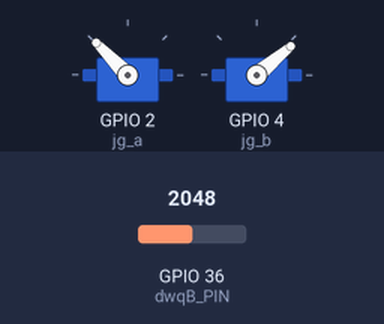
Bench run of a sketch on a simulated ESP32. Shown: 2 × servo. Inputs (shaded band) come from the test bench; at power-on: GPIO 36 (dwqB_PIN) = 2048. What the sketch prints to the serial monitor is not drawn.

Above: at 1.2 s.
1.3 s: GPIO 36 (dwqB_PIN) set to 2866
At 2.5 s:
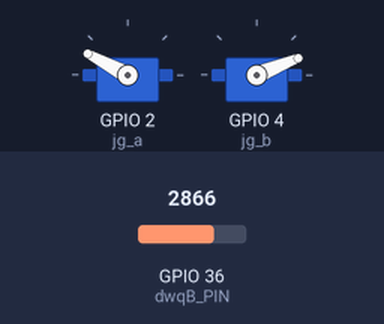
2.8 s: GPIO 36 (dwqB_PIN) set to 3603
At 3.7 s:
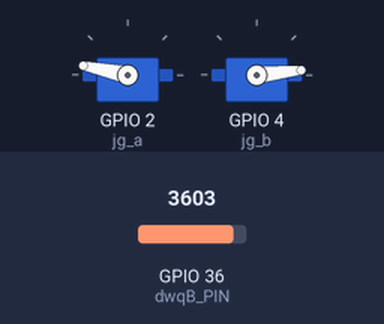
4.3 s: GPIO 36 (dwqB_PIN) set to 1228
At 4.9 s:
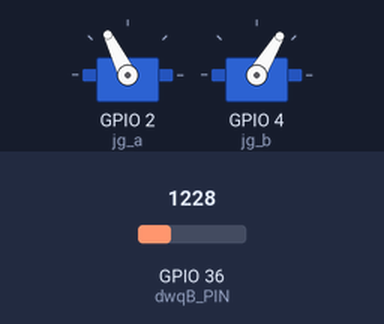
5.8 s: GPIO 36 (dwqB_PIN) set to 491
At 7.0 s:
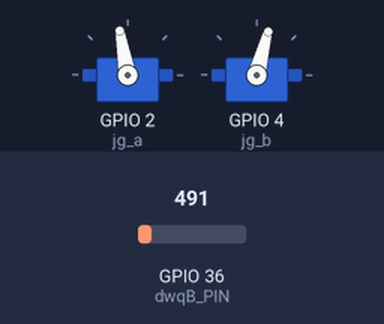
7.3 s: GPIO 36 (dwqB_PIN) set to 0
At 8.4 s:
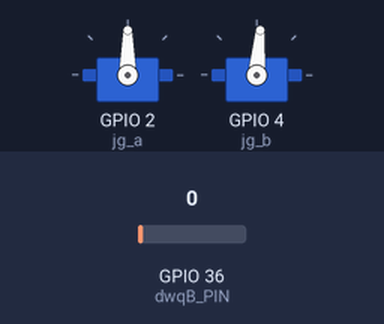
8.8 s: GPIO 36 (dwqB_PIN) set to 2047
At 9.5 s:
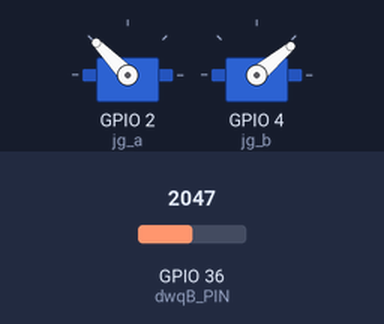
Timing chart, 0 to 11.3 s (numbered marks = the images above; inputs shaded):
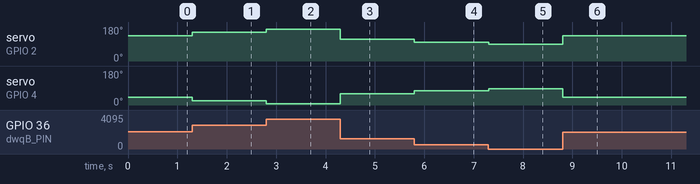

The sketch:

C.ino
```cpp
#include <ESP32Servo.h>
Servo jg1;
Servo jg2;
int jg_a = 2;
int jg_b = 4;
int dwqB_PIN = A0;

void setup() {
  jg1.attach(jg_a);
  jg2.attach(jg_b);
}

void loop() {
  int dwqB = analogRead(dwqB_PIN);
  int dwqA3 = map(dwqB,0,4094,90,179);
  int dwqA3_2 = map(dwqB,0,4094,90,0);
  int dwqA3_3 = dwqA3_2-5;
  Serial.println(dwqA3);
  Serial.println();
  jg1.write(dwqA3);
  jg2.write(dwqA3_3);
}
```

Measured:
- after the input at 1.3 s, servo on GPIO 2 (jg_a): 134° → 152° at once; servo on GPIO 4 (jg_b): 40° → 22° at once
- after the input at 2.8 s, servo on GPIO 2 (jg_a): 152° → 168° at once; servo on GPIO 4 (jg_b): 22° → 6° at once
- after the input at 4.3 s, servo on GPIO 2 (jg_a): 168° → 116° at once; servo on GPIO 4 (jg_b): 6° → 59° at once
- after the input at 5.8 s, servo on GPIO 2 (jg_a): 116° → 100° at once; servo on GPIO 4 (jg_b): 59° → 75° at once
- after the input at 7.3 s, servo on GPIO 2 (jg_a): 100° → 90° at once; servo on GPIO 4 (jg_b): 75° → 85° at once
- after the input at 8.8 s, servo on GPIO 2 (jg_a): 90° → 134° at once; servo on GPIO 4 (jg_b): 85° → 40° at once
